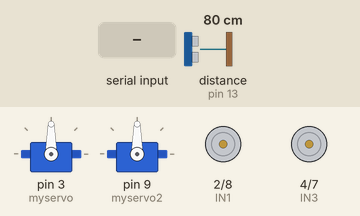
A sketch run on a simulated Arduino Uno, built with avr-gcc and run on an emulated ATmega328P. Shown: 2 × servo, motor-driver pin pairs drawn as motors (green arrow = first pin HIGH = forward, orange = second pin HIGH = backward, longer = more drive, scaled by the enable pin). The inputs (shaded band) are chosen by the test bench; at power-on: distance to the obstacle (sensor on pin 13) 80 cm. The echo pulse lasts 58.3 µs per cm; what the sketch prints to the serial monitor is not drawn.

Above: at 1.2 s.
1.3 s: "1" received over the second serial link
At 2.1 s:
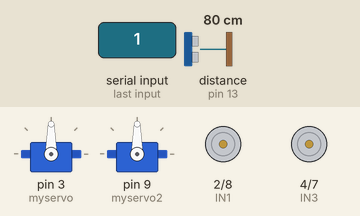
2.8 s: "4" received over the second serial link
At 3.4 s:
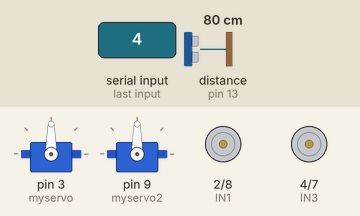
4.3 s: "2" received over the second serial link
At 4.6 s:
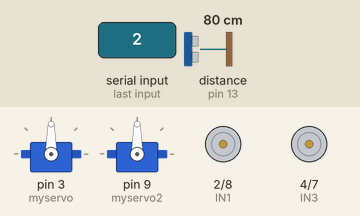
5.8 s: "3" received over the second serial link
At 7.0 s:
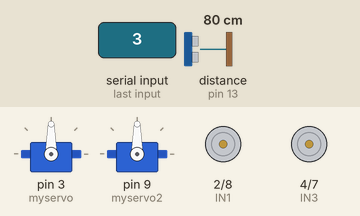
7.3 s: "7" received over the second serial link
At 8.5 s:
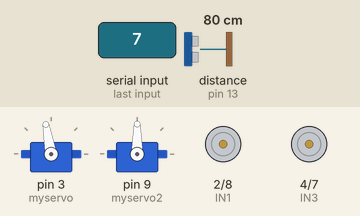
8.8 s: "8" received over the second serial link
At 9.9 s:
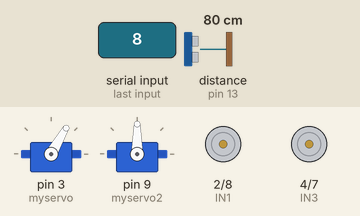
Timing chart, 0 to 11.3 s (numbered marks = the images above; inputs shaded):
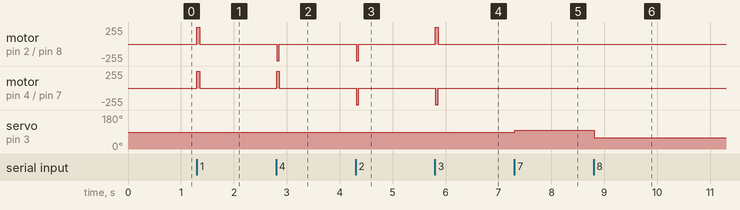

Measured:
- after the input at 1.3 s, motor on pin 2 (IN1) / pin 8 (IN2), motor on pin 4 (IN3) / pin 7 (IN4): stopped → forward 250/255 at once, → stopped 0.05 s later
- after the input at 2.8 s, motor on pin 2 (IN1) / pin 8 (IN2): stopped → backward 250/255 at once, → stopped 0.05 s later; motor on pin 4 (IN3) / pin 7 (IN4): stopped → forward 250/255 at once, → stopped 0.05 s later
- after the input at 4.3 s, motor on pin 2 (IN1) / pin 8 (IN2), motor on pin 4 (IN3) / pin 7 (IN4): stopped → backward 250/255 at once, → stopped 0.05 s later
- after the input at 5.8 s, motor on pin 2 (IN1) / pin 8 (IN2): stopped → forward 250/255 at once, → stopped 0.05 s later; motor on pin 4 (IN3) / pin 7 (IN4): stopped → backward 250/255 at once, → stopped 0.05 s later
- after the input at 7.3 s, servo on pin 3 (myservo): 90° → 100° at once
- after the input at 8.8 s, servo on pin 3 (myservo): 100° → 60° at once

The sketch:

codigo.ino
```cpp
#include <SoftwareSerial.h>
#include <Servo.h>

// declaraciones y inicializaciones de PINs y otras variables.
Servo myservo;
Servo myservo2;
SoftwareSerial BTSerial(10, 11); // RX | TX
char dato = '9'; // dato que leemos del bluetooth
int color = 0; //color del dibujo

// motor1
int IN1 = 2;
int IN2 = 8;
int motor1_ena = 5;

// motor2
int IN3 = 4;
int IN4 = 7;
int motor2_ena = 6;

// ultrasonidos
int trigPin = 12;
int echoPin = 13;
long duration, cm, inches;

// inicializaciones
void setup()
{
  myservo.attach(3);
  myservo2.attach(9);
  pinMode(trigPin, OUTPUT);
  pinMode(echoPin, INPUT);
  pinMode(LED_BUILTIN, OUTPUT);
  pinMode( motor1_ena , OUTPUT);
  pinMode( motor2_ena , OUTPUT);
  pinMode (IN1, OUTPUT);
  pinMode (IN2, OUTPUT);
  pinMode (IN4, OUTPUT);
  pinMode (IN3, OUTPUT);
  analogWrite( motor1_ena , 250);
  analogWrite( motor2_ena , 250);
  pinMode(9, OUTPUT);
  pinMode(LED_BUILTIN, OUTPUT);
  digitalWrite(9, HIGH);
  Serial.begin(9600);
  Serial.println("Ready");
  BTSerial.begin(38400); // comunicacion bluetooth
}

// funcion que detiene el robot
void Mover_Stop()
{
  digitalWrite( IN1, LOW);
  digitalWrite( IN2, LOW );
  digitalWrite( IN3, LOW);
  digitalWrite( IN4, LOW );
}

// codigo principal
void loop()
{
  if (BTSerial.available())
  {
    dato = BTSerial.read(); // leemos dato bluetooth
    Serial.write(dato);
    if(dato=='1'){ // giro derecha
      digitalWrite( IN1, HIGH);
      digitalWrite( IN2, LOW );
      digitalWrite( IN3, HIGH);
      digitalWrite( IN4, LOW );
    }
    if(dato=='2'){ // giro izquierda
      digitalWrite( IN1, LOW);
      digitalWrite( IN2, HIGH);
      digitalWrite( IN3, LOW);
      digitalWrite( IN4, HIGH);
    }
    if(dato=='3'){ // marcha atras
      digitalWrite( IN1, HIGH);
      digitalWrite( IN2, LOW );
      digitalWrite( IN3, LOW);
      digitalWrite( IN4, HIGH );
    }
    if(dato=='4'){ // adelante
      // leer ultrasonidos
      digitalWrite(trigPin, LOW);
      delayMicroseconds(5);
      digitalWrite(trigPin, HIGH);
      delayMicroseconds(10);
      digitalWrite(trigPin, LOW);

      pinMode(echoPin, INPUT);
      duration = pulseIn(echoPin, HIGH);
      cm = (duration/2) / 29.1;
      Serial.write(cm);

      // comprueba distancia de seguridad para evitar que choque
      if (cm>10){
        digitalWrite( IN1, LOW);
        digitalWrite( IN2, HIGH );

        digitalWrite( IN3, HIGH);
        digitalWrite( IN4, LOW );
      }
    }
    if(dato=='7'){ // seleccion color1
      myservo.write(100);
    }
    if(dato=='8'){ // deseleccion color1
      myservo.write(60);
    }
    if(dato=='5'){ // seleccion color2
      myservo2.write(100);
    }
    if(dato=='6'){ // deseleccion color2
      myservo2.write(140);
    }
  }
  delay(50);
  Mover_Stop(); // detener coche
  //while(BTSerial.available()>0) BTSerial.read();
  //delay(100);
}
```
